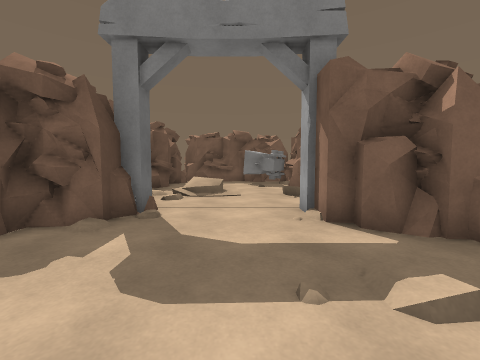
view 1 (above)

20 first-person views from a walk through a scene from a Unity 3-D project. The camera is 1.2 m above the floor, tilts 4° down and sees 90° across. The floor is counted in squares, 1 m on a side. Each view is taken from the middle of a square. On the plan, view 1 faces up. The plan holds only what a view shows up to about 12 squares ahead; the rest is blank. The place goes on beyond the plan. The player character is not drawn.

view 2
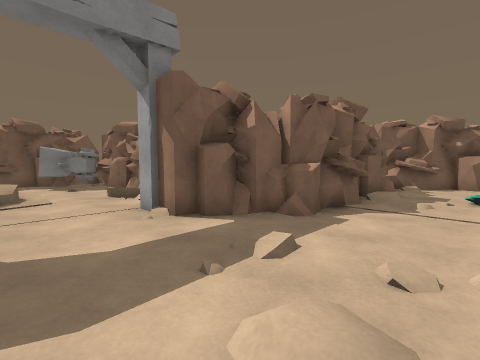

view 3
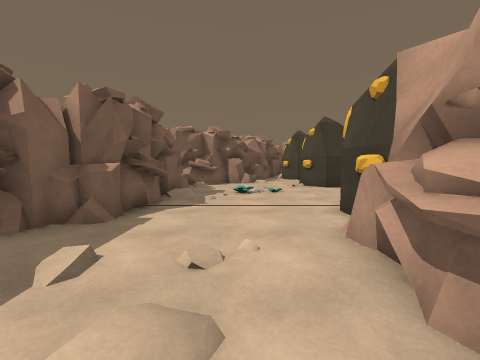

view 4
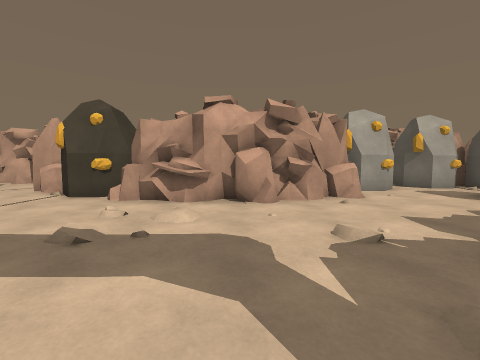

view 5
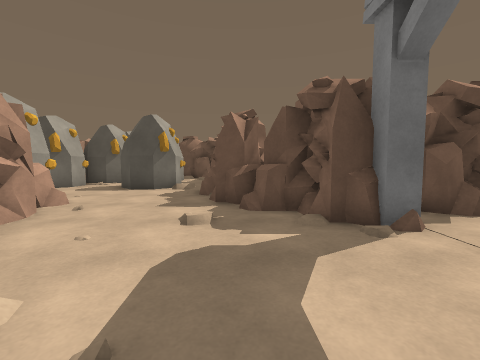

view 6
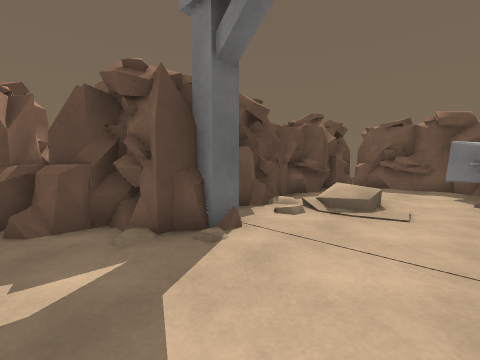

view 7
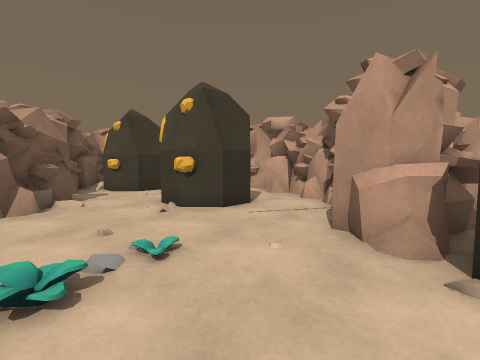

view 8
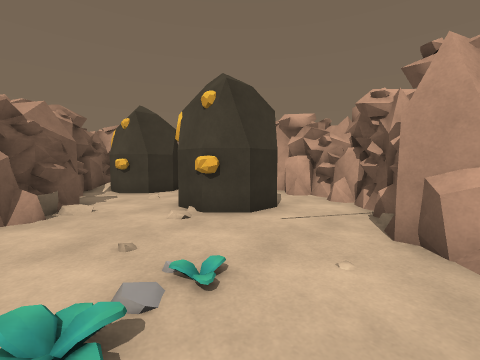

view 9
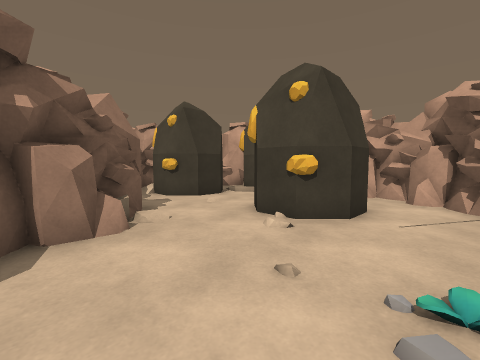

view 10
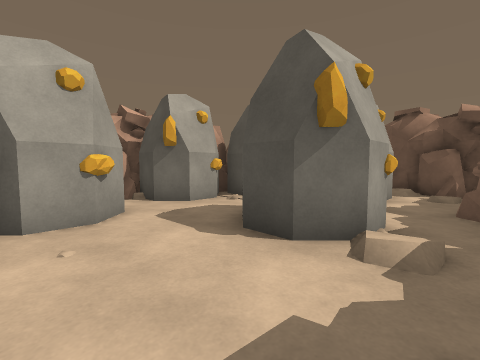

view 11
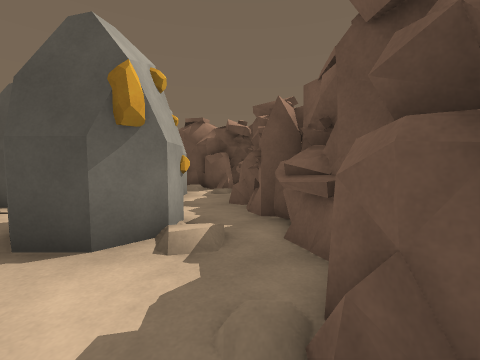

view 12
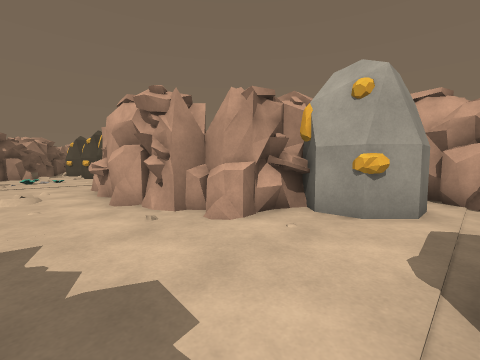

view 13
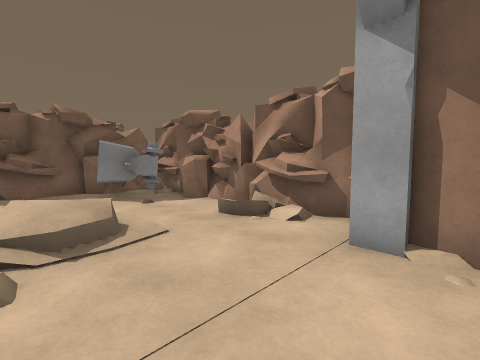

view 14
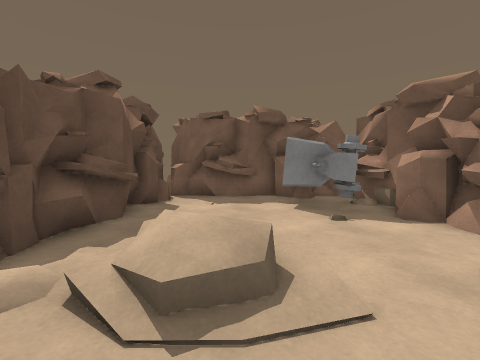

view 15
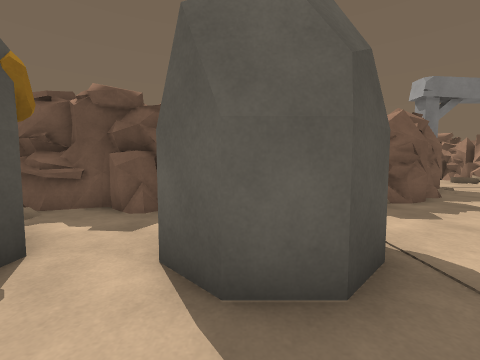

view 16
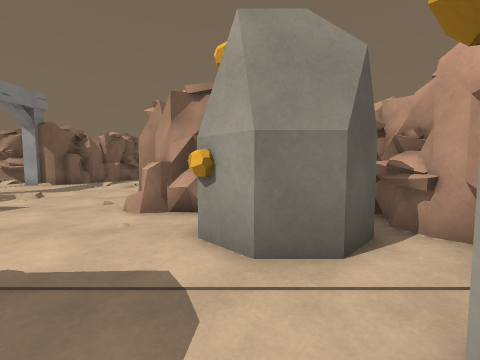

view 17
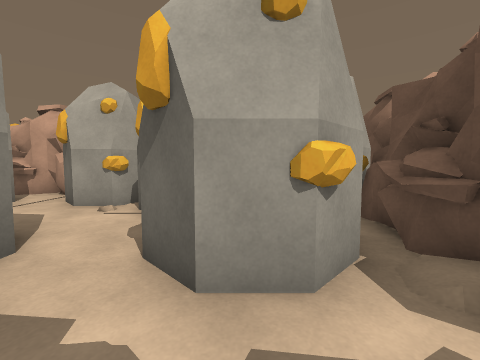

view 18
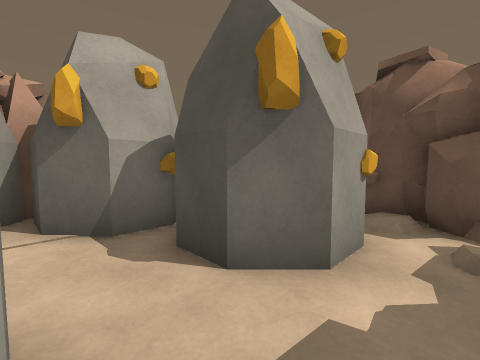

view 19
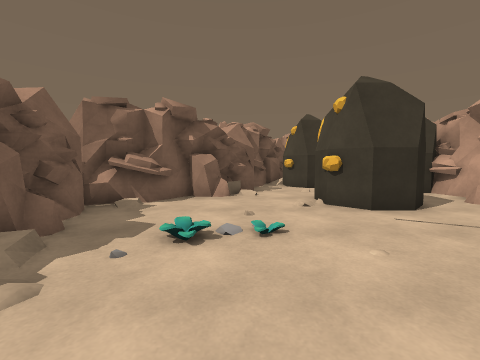

view 20
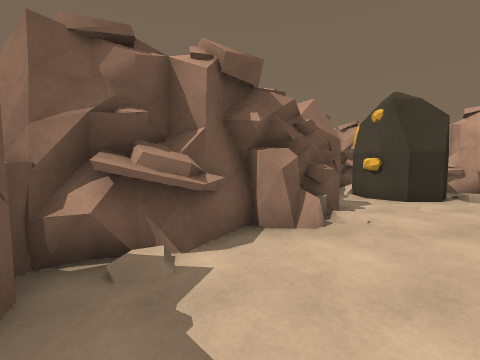

### Floor plan
Key: @ floor where view 1 was taken; # wall or solid block; . main floor; : floor 0.25 m higher than the main floor; / step, stairs or slope; = window, fence, low wall or low ledge; ^ raised ledge; B block; O other object.
Columns run from 18 left of view 1 to 19 right of it. Each row starts with its distance up from view 1.
 16               ########
 15               #..= O #
 14               #...OOO#
 13               #....OO#
 12               #. ..:.#
 11               #.  ...#
 10               #.///..#
  9               #////.O#
  8               #./....##
  7               #......##
  6               #OO...OO
  5              ##O....#OO
  4             ###......###
  3            ###/.......#########
  2  ############../..........#=..^#
  1  ##.###................../.....##
  0  #/....BB#........@............###
 -1  #BB..B #B......##=#............##
 -2 #####.B #B....########.............###
 -3 ##  B..BB....##      #B#B.....B....BB#
 -4 #BBBBB.....B##       #  B##..B##...###
 -5 #    #....B###          ###..B#  ..#
 -6      #BB#.B  #           ##=..#  ..B
 -7      ####..B #           ##O....  BB.^
 -8         ######           #OOO##..#  ##
 -9                          #  ######
-10                          #

Where each view was taken, in squares from view 1:
view 1: 0 up, 0 right, facing up
view 2: 0 up, 1 left, facing up-right
view 3: 0 up, 1 left, facing right
view 4: 6 up, 1 left, facing down
view 5: 3 up, 2 right, facing left
view 6: 3 up, 1 right, facing up-left
view 7: 0 up, 6 right, facing down-right
view 8: 0 up, 7 right, facing down-right
view 9: 1 up, 9 right, facing down-right
view 10: 1 up, 6 left, facing down-left
view 11: 1 up, 6 left, facing left
view 12: 1 up, 9 left, facing down-right
view 13: 5 up, 2 left, facing up-right
view 14: 7 up, 1 left, facing up
view 15: 5 down, 11 left, facing up
view 16: 5 down, 11 left, facing right
view 17: 1 up, 15 left, facing down
view 18: 0 up, 12 left, facing down-left
view 19: 1 down, 5 right, facing right
view 20: 1 up, 9 right, facing right
